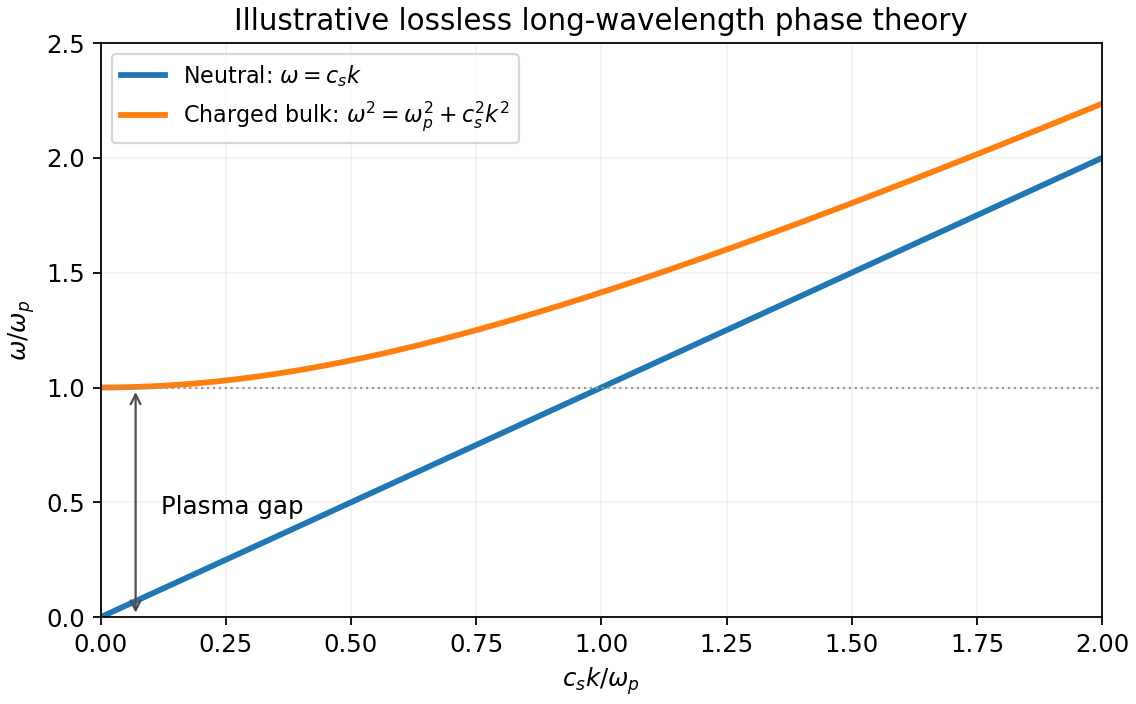

Generate this figure with Python:
"""Original teaching plot. Python 3.14; NumPy 2.3.5, Matplotlib 3.10.7. Writes PNG basename to cwd."""
import matplotlib
matplotlib.use("Agg")
import matplotlib.pyplot as plt
import numpy as np
from pathlib import Path
plt.rcParams.update({"font.size":11,"figure.facecolor":"white","axes.facecolor":"white","savefig.facecolor":"white"})

x=np.linspace(0,2,400)
fig,ax=plt.subplots(figsize=(7.1,4.4),layout='constrained')
ax.plot(x,x,lw=2.6,label=r'Neutral: $\omega=c_s k$')
ax.plot(x,np.sqrt(1+x*x),lw=2.6,label=r'Charged bulk: $\omega^2=\omega_p^2+c_s^2k^2$')
ax.annotate('',(0.07,0),(0.07,1),arrowprops={'arrowstyle':'<->','color':'.3'})
ax.text(.12,.48,'Plasma gap',va='center');ax.axhline(1,ls=':',lw=1,color='.6')
ax.set(xlim=(0,2),ylim=(0,2.5),xlabel=r'$c_s k/\omega_p$',ylabel=r'$\omega/\omega_p$',title='Illustrative lossless long-wavelength phase theory')
ax.legend(loc='upper left',fontsize=10);ax.grid(alpha=.15)
fig.savefig(Path(__file__).stem+'.png',dpi=160,facecolor='white');plt.close(fig)
